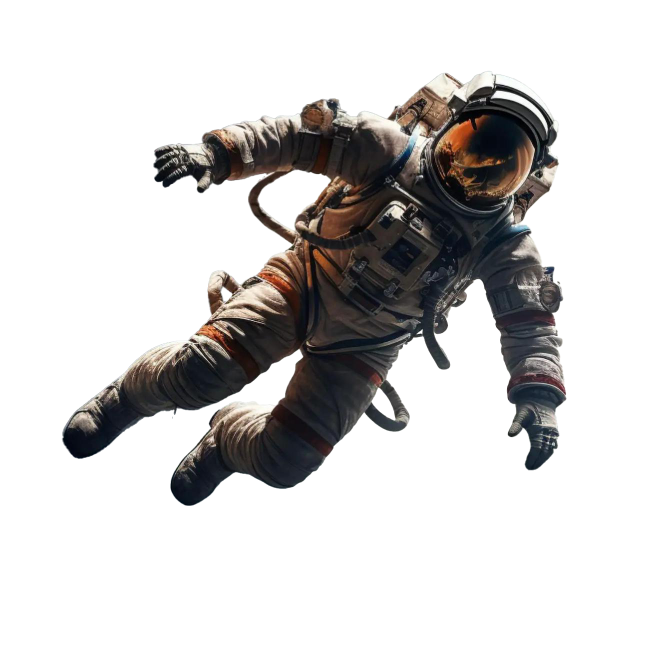
#> input picture sculpting_data/astronaut1/mask0.png, 1332 x 1333 px, found by its file name (shown at 1/2 size)
$ python move_to_center.py
#> lines starting #> are read from the running program, lines starting #| are printed output that depends on the picture
import argparse
import json
import os
from PIL import Image
import numpy as np
from dataclasses import dataclass, field
import matplotlib.pyplot as plt
from loguru import logger as lg
from skimage import io

# Argument parsing
parser = argparse.ArgumentParser()
parser.add_argument('--input_image', type=str, default="./control3d_data/dog3/mask0.png")
parser.add_argument('--output_image', type=str)
parser.add_argument('--log_file', type=str, default="./sculpting_data/data.json")
parser.add_argument('--percent_area', type=float, default=2e-1)
args = parser.parse_args()

filename, file_extension = os.path.splitext(args.input_image)
args.output_image = f"{filename}{file_extension}"

class ReCenter:
    def __init__(self):
        pass

    def _scale_to_target_area(
        self,
        rgba_array,
        target_area_ratio
    ):
        alpha_channel = rgba_array[:, :, 3]
        current_area = np.sum(alpha_channel > 0)
        total_area = rgba_array.shape[0] * rgba_array.shape[1]
        target_area = total_area * target_area_ratio

        scale_factor = 1.
        rmin, rmax, cmin, cmax = self._find_bounding_box(rgba_array)
        if current_area >= target_area:
            return scale_factor, rgba_array, rmin, cmin


        object_region = rgba_array[rmin:rmax+1, cmin:cmax+1]

        scale_factor = np.sqrt(target_area / current_area)
        max_scale_factor_height = rgba_array.shape[0] / (rmax - rmin + 1)
        max_scale_factor_width = rgba_array.shape[1] / (cmax - cmin + 1)

        scale_factor = min(scale_factor, max_scale_factor_height, max_scale_factor_width)

        scaled_image_region = Image.fromarray(object_region).resize(
            (int((cmax - cmin + 1) * scale_factor), int((rmax - rmin + 1) * scale_factor))
        )
        output_array = np.zeros_like(rgba_array)
        start_row = (rgba_array.shape[0] - scaled_image_region.height) // 2
        start_col = (rgba_array.shape[1] - scaled_image_region.width) // 2

        output_array[start_row:start_row + scaled_image_region.height, start_col:start_col + scaled_image_region.width] = scaled_image_region
        return scale_factor, output_array, rmin, cmin

    @staticmethod
    def numpy_to_native(value):
        if isinstance(value, (np.int64, np.int32)):
            return int(value)
        elif isinstance(value, (np.float64, np.float32)):
            return float(value)
        elif isinstance(value, list):
            return [ReCenter.numpy_to_native(v) for v in value]
        elif isinstance(value, dict):
            return {k: ReCenter.numpy_to_native(v) for k, v in value.items()}
        return value

    def move_object_to_center(
        self,
        input_path,
        output_path
    ):
        rgba_image = Image.open(input_path)
        rgba_array = np.array(rgba_image)

        rmin, rmax, cmin, cmax = self._find_bounding_box(rgba_array)

        center_x = (cmin + cmax) // 2
        center_y = (rmin + rmax) // 2
        image_width, image_height = rgba_image.size
        x_offset, y_offset = (image_width // 2) - center_x, (image_height // 2) - center_y
        new_image = Image.new('RGBA', (image_width, image_height), (0, 0, 0, 0))

        new_image.paste(rgba_image, (x_offset, y_offset), rgba_image)
        new_image = np.array(new_image)

        (
            scale_factor,
            new_image,
            rmin,
            cmin
        ) = self._scale_to_target_area(new_image, args.percent_area)
        io.imsave(output_path, new_image)
        rgba_image.close()
        data = {}
        if os.path.exists(args.log_file):
            with open(args.log_file, 'r') as json_file:
                try:
                    data = json.load(json_file)
                except json.JSONDecodeError:
                    pass
        input_filename = os.path.basename(input_path)
        transformation_data = {
            "translation": [ReCenter.numpy_to_native(-x_offset), ReCenter.numpy_to_native(-y_offset)],
            "scale_factor": ReCenter.numpy_to_native(scale_factor),
            "image_dimensions": {
                "width": ReCenter.numpy_to_native(rgba_array.shape[1]),
                "height": ReCenter.numpy_to_native(rgba_array.shape[0])
            },
            "position": [ReCenter.numpy_to_native(rmin),
                         ReCenter.numpy_to_native(cmin)]
        }

        data["/".join(args.output_image.split('/')[-2:])] = transformation_data
        with open(args.log_file, 'w') as json_file:
            json.dump(data, json_file, indent=4)

    def _find_bounding_box(self, rgba_array):
        rows = np.any(rgba_array[:, :, 3], axis=1)
        cols = np.any(rgba_array[:, :, 3], axis=0)
        rmin, rmax = np.where(rows)[0][[0, -1]]
        cmin, cmax = np.where(cols)[0][[0, -1]]
        return rmin, rmax, cmin, cmax

@lg.catch
def main():
    recenter = ReCenter()
    recenter.move_object_to_center(args.input_image, args.output_image)
#> in move_object_to_center, rgba_image is the input picture: PIL image 1332x1333 RGBA; mean R, G, B, A 169.7, 170.3, 170.5, 63.6
#> in _find_bounding_box, `rmin, rmax = np.where(rows)[0][[0, -1]]`: rmin = 141; rmax = 1011
#> in _find_bounding_box, `cmin, cmax = np.where(cols)[0][[0, -1]]`: cmin = 123; cmax = 1133
#> in move_object_to_center, `rmin, rmax, cmin, cmax = self._find_bounding_box(rgba_array)`: rmin = 141; rmax = 1011; cmin = 123; cmax = 1133
#> in move_object_to_center, `center_x = (cmin + cmax) // 2`: center_x = 628
#> in move_object_to_center, `center_y = (rmin + rmax) // 2`: center_y = 576
#> in move_object_to_center, `x_offset, y_offset = (image_width // 2) - center_x, (image_height // 2..`: x_offset = 38; y_offset = 90
#> in move_object_to_center, `new_image = Image.new('RGBA', (image_width, image_height), (0, 0, 0, 0))`: new_image: PIL image 1332x1333 RGBA; every value is 0
#> in move_object_to_center, `new_image.paste(rgba_image, (x_offset, y_offset), rgba_image)`:
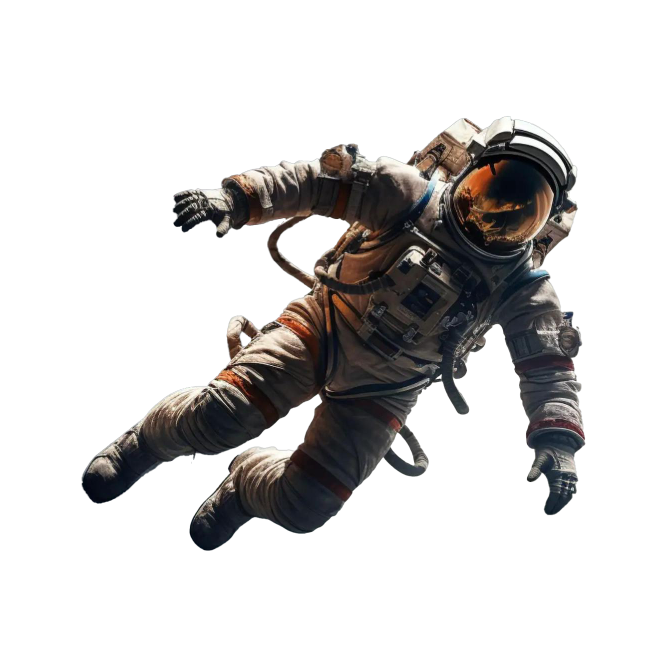
#> new_image: PIL image 1332x1333 RGBA (shown at 1/2 size); mean R, G, B, A 18, 16.5, 15.9, 63.2; transparent parts drawn white
#> in _scale_to_target_area, `alpha_channel = rgba_array[:, :, 3]`:
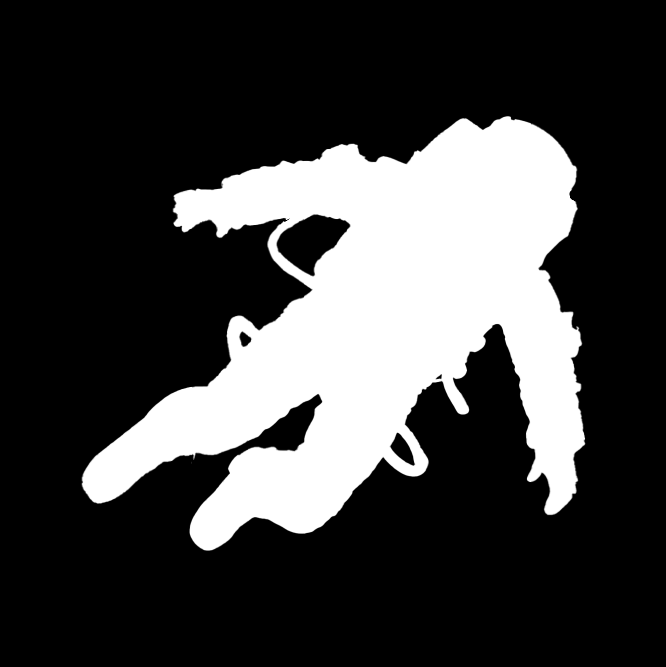
#> alpha_channel: shape (1333, 1332) (shown at 1/2 size); min 0, max 255, mean 63.2
#> in _scale_to_target_area, `current_area = np.sum(alpha_channel > 0)`: current_area = 448665
#> in _scale_to_target_area, `rmin, rmax, cmin, cmax = self._find_bounding_box(rgba_array)`: rmin = 231; rmax = 1101; cmin = 161; cmax = 1171
#> in move_object_to_center, `( scale_factor, new_image, rmin, cmin ) = self._scale_to_target_area(n..`: scale_factor = 1; rmin = 231; cmin = 161
#> (reads sculpting_data/data.json from the repository)

if __name__ == "__main__":
    main()
